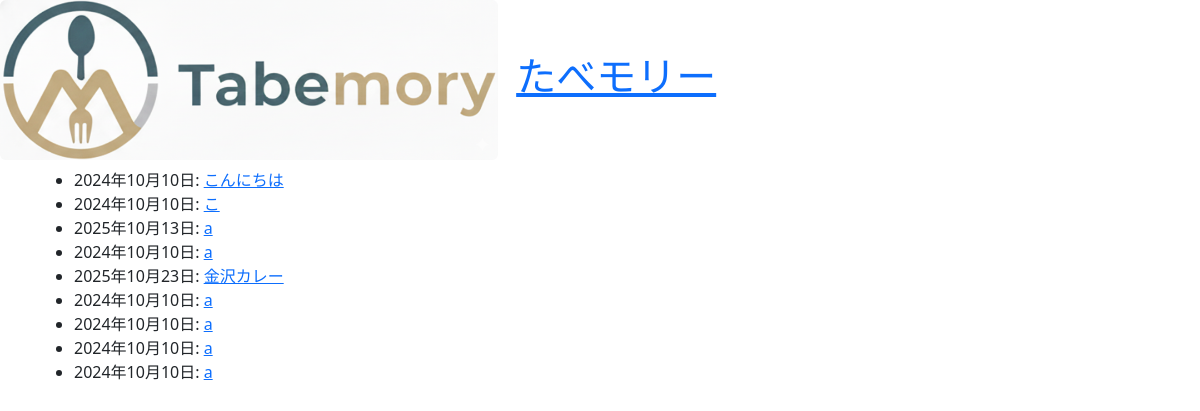
The app's page /tabemory/pages/ with its own data.
### tabemory/models.py (models this page shows, shortened)
class Page(models.Model):
    id = models.UUIDField(primary_key = True, default = uuid.uuid4,editable = False,verbose_name = "ID")
    title = models.CharField(max_length = 100,verbose_name = "タイトル")
    body = models.TextField(max_length = 200,verbose_name = "本文")
    page_date = models.DateField(verbose_name = "日付")
    picture = models.ImageField(upload_to = "tabemory/picture/",blank = True, null = True, verbose_name = "写真")
    create_at = models.DateField(auto_now_add = True,verbose_name = "作成日時")
    update_at = models.DateField(auto_now = True,verbose_name = "更新日時")

### tabemory/views.py (the view)
class PageListView(View):
    def get(self,request):
        page_list = Page.objects.all()
        return render(request, "tabemory/page_list.html", {"page_list" : page_list})

### templates/tabemory/page_list.html
{% extends "base/tabemory_base.html" %}
{% block body %}
<ul>
    {% for page in page_list %}
        <li>{{ page.page_date }}: <a href="{% url 'tabemory:page_detail' page.id %}">{{ page.title }}</a></li>
    {% empty %}
        <div>日記のページが１つもありません。</div>
    {% endfor %}
</ul>
{% endblock %}

### templates/base/tabemory_base.html (shortened to what this page needs)
{% load django_bootstrap5 %}
{% load static %}
<!DOCTYPE html>
<html lang = "ja">
    <head>
        {% bootstrap_css %}
    </head>
    <body>
        <h1>
            <img src="{% static 'images/logo.png' %}" alt="たべモリーロゴ" height="160" class="me-2 rounded" />
            <a href="{% url 'tabemory:index' %}">たべモリー</a>
        </h1>
        <div class = "container">
            {% block body %}
            {% endblock %}
        </div>
    </body>
</html>

### records on screen
Page: page_date "2024年10月10日", title "こんにちは"
Page: page_date "2024年10月10日", title "こ"
Page: page_date "2025年10月13日", title "a"
Page: page_date "2024年10月10日", title "a"
Page: page_date "2025年10月23日", title "金沢カレー"
Page: page_date "2024年10月10日", title "a"
Page: page_date "2024年10月10日", title "a"
Page: page_date "2024年10月10日", title "a"
Page: page_date "2024年10月10日", title "a"
